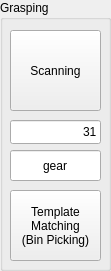
    <widget class="QGroupBox" name="groupBox_9">
     <property name="geometry">
      <rect>
       <x>160</x>
       <y>100</y>
       <width>111</width>
       <height>271</height>
      </rect>
     </property>
     <property name="title">
      <string>Grasping</string>
     </property>
     <widget class="QLineEdit" name="lineEdit_targetParts_1">
      <property name="enabled">
       <bool>true</bool>
      </property>
      <property name="geometry">
       <rect>
        <x>10</x>
        <y>120</y>
        <width>91</width>
        <height>24</height>
       </rect>
      </property>
      <property name="text">
       <string>31</string>
      </property>
      <property name="alignment">
       <set>Qt::AlignRight|Qt::AlignTrailing|Qt::AlignVCenter</set>
      </property>
     </widget>
     <widget class="QPushButton" name="pushButton_doScan_ZIVID">
      <property name="enabled">
       <bool>true</bool>
      </property>
      <property name="geometry">
       <rect>
        <x>10</x>
        <y>30</y>
        <width>91</width>
        <height>81</height>
       </rect>
      </property>
      <property name="text">
       <string>Scanning</string>
      </property>
     </widget>
     <widget class="QPushButton" name="pushButton_doTemplateMatchingBinPicking">
      <property name="enabled">
       <bool>true</bool>
      </property>
      <property name="geometry">
       <rect>
        <x>10</x>
        <y>190</y>
        <width>91</width>
        <height>71</height>
       </rect>
      </property>
      <property name="layoutDirection">
       <enum>Qt::LeftToRight</enum>
      </property>
      <property name="text">
       <string>Template
Matching
(Bin Picking)</string>
      </property>
     </widget>
     <widget class="QLineEdit" name="lineEdit_targetParts_2">
      <property name="enabled">
       <bool>true</bool>
      </property>
      <property name="geometry">
       <rect>
        <x>10</x>
        <y>150</y>
        <width>91</width>
        <height>31</height>
       </rect>
      </property>
      <property name="text">
       <string>gear</string>
      </property>
      <property name="alignment">
       <set>Qt::AlignCenter</set>
      </property>
     </widget>
    </widget>
